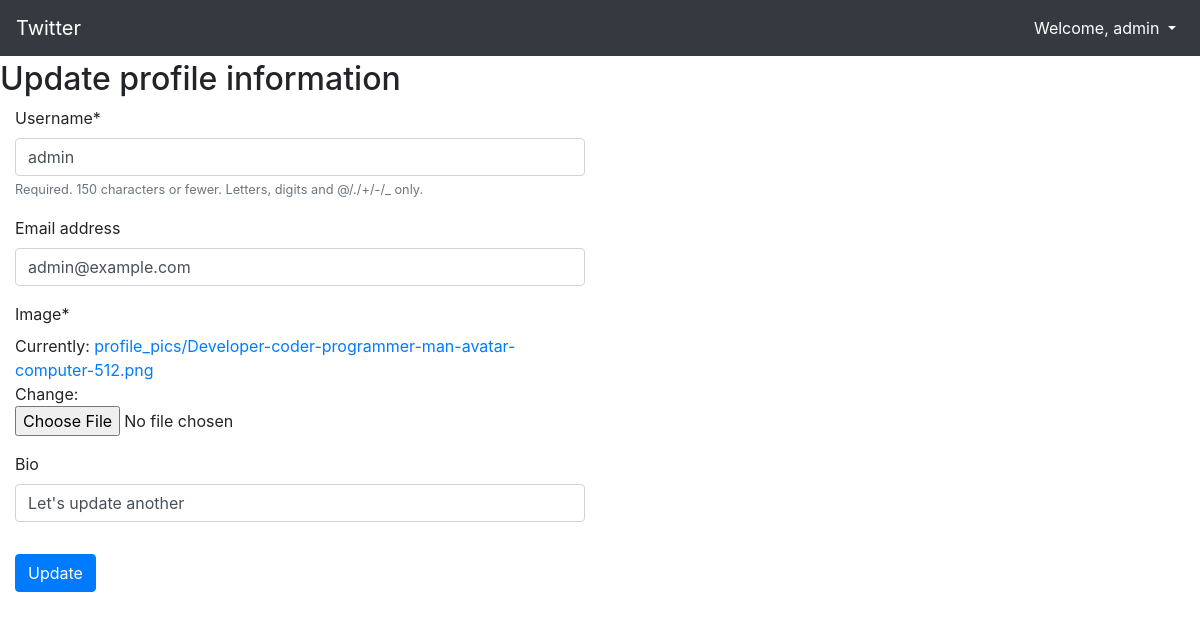
Page /users/settings/ (signed in) on the earlier database version.
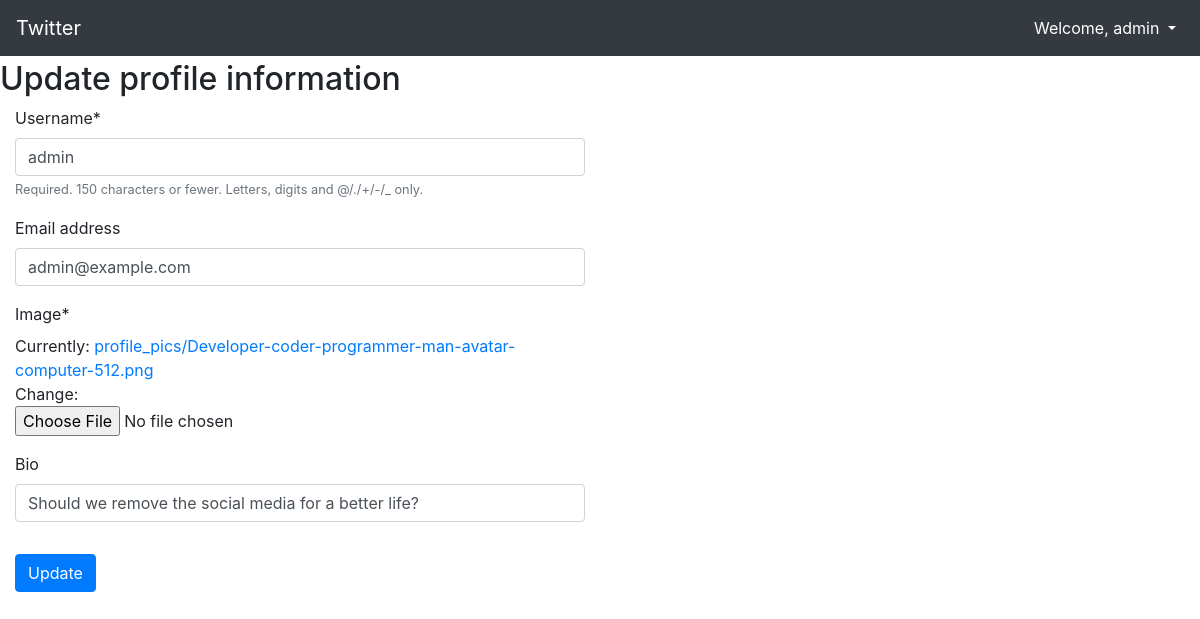
Same page on the later database version.
### users/models.py (models this page shows, shortened)
class Profile(models.Model):
    user = models.OneToOneField(CustomUser, on_delete=models.CASCADE)
    image = models.ImageField(default='default.jpg', upload_to='profile_pics')
    bio = models.CharField(max_length=250, null=True, blank=True)

### users/views.py (the view)
# urls.py: path('settings/', settings, name='profile-update'),
@login_required
def settings(request):
    if request.method == 'POST':
        user_form = CustomUserUpdateForm(request.POST, instance=request.user)
        profile_form = ProfileUpdateForm(request.POST, request.FILES, instance=request.user.profile)
        if user_form.is_valid() and profile_form.is_valid():
            user_form.save()
            profile_form.save()
            return redirect('twitter')
    else:
        user_form = CustomUserUpdateForm(instance=request.user)
        profile_form = ProfileUpdateForm(instance=request.user.profile)
    context = {'user_form': user_form, 'profile_form': profile_form}
    return render(request, 'profile_update.html', context)

### users/forms.py
class CustomUserUpdateForm(ModelForm):
    class Meta:
        model = CustomUser
        fields = ['username', 'email']

class ProfileUpdateForm(ModelForm):
    class Meta:
        model = Profile
        fields = ['image', 'bio']

### templates/profile_update.html
{% extends 'base.html' %}
{% load crispy_forms_tags %}
{% block content %}
<h2>Update profile information</h2>
<div class="col-6">
<form method="post" enctype="multipart/form-data">{% csrf_token %}
        <fieldset class="form-group">
            {{ user_form | crispy }}
            {{ profile_form | crispy }}
        </fieldset>
    <input type="submit" value="Update" class="btn btn-primary">
</form>
</div>
{% endblock %}

Differences in the rows shown:
changed Profile: bio "Let's update another" → "Should we remove the social media for a better life?"
